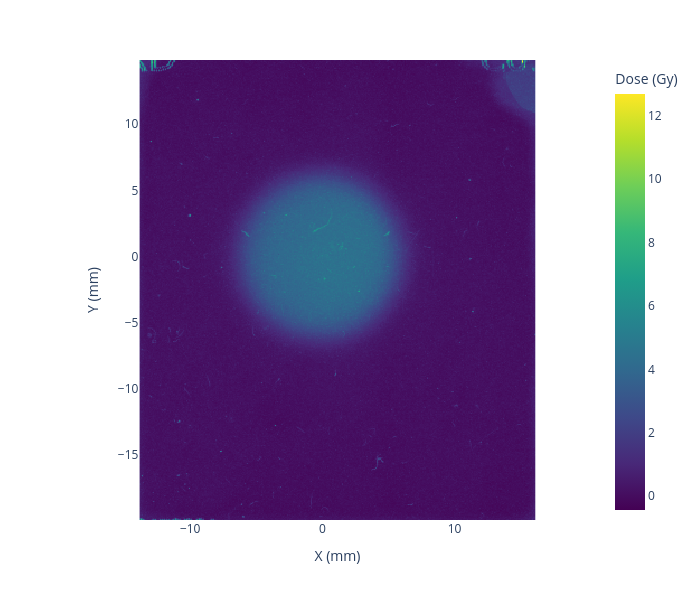

Notebook source saved alongside this figure:
### Code cell
# Interactive dose map: hover to see the dose value at each point
import plotly.express as px

fig_interactive = px.imshow(
    doses_film,
    x=new_x,
    y=new_y,
    origin="lower",
    aspect="equal",
    color_continuous_scale="viridis",
    labels=dict(x="X (mm)", y="Y (mm)", color="Dose (Gy)"),
)
fig_interactive.update_traces(hovertemplate="X: %{x:.2f} mm<br>Y: %{y:.2f} mm<br>Dose: %{z:.3f} Gy<extra></extra>")
fig_interactive.update_layout(width=700, height=600)
fig_interactive.show()

### Figure 1 — Plotly figure (JSON) as saved in the notebook; plotly's stock layout.template omitted (floating-point values rounded to 4 significant figures; data arrays with more than 128 entries replaced by an {"elided": "..."} marker saying what was removed)
{"data": [{"coloraxis": "coloraxis", "hovertemplate": "X: %{x:.2f} mm<br>Y: %{y:.2f} mm<br>Dose: %{z:.3f} Gy<extra></extra>", "name": "0", "type": "heatmap", "x": {"elided": "354 float values"}, "xaxis": "x", "y": {"elided": "411 float values"}, "yaxis": "y", "z": {"elided": "411x354 float values"}}], "layout": {"coloraxis": {"autocolorscale": false, "colorbar": {"title": {"text": "Dose (Gy)"}}, "colorscale": [[0, "#440154"], [0.1111, "#482878"], [0.2222, "#3e4989"], [0.3333, "#31688e"], [0.4444, "#26828e"], [0.5556, "#1f9e89"], [0.6667, "#35b779"], [0.7778, "#6ece58"], [0.8889, "#b5de2b"], [1, "#fde725"]]}, "height": 600, "margin": {"t": 60}, "width": 700, "xaxis": {"anchor": "y", "constrain": "domain", "domain": [0, 1], "scaleanchor": "y", "title": {"text": "X (mm)"}}, "yaxis": {"anchor": "x", "autorange": true, "constrain": "domain", "domain": [0, 1], "title": {"text": "Y (mm)"}}}}
